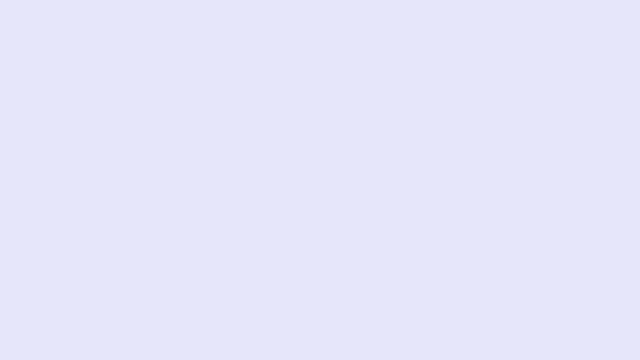
Frame 1 (no input)
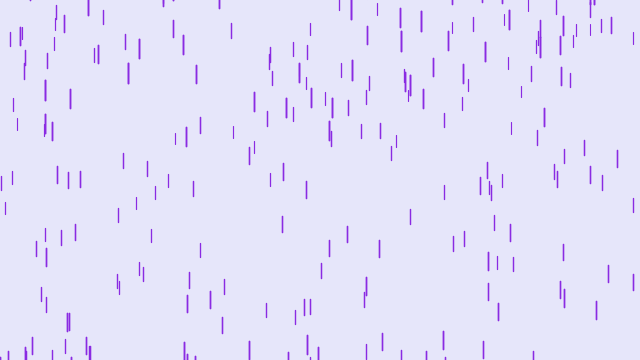
Frame 60 (the mouse pressed at the canvas centre just before this capture)
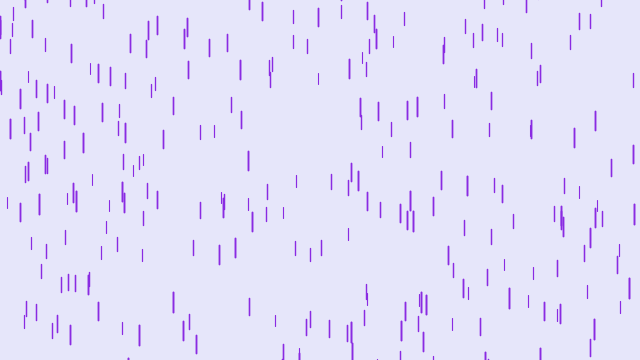
Frame 120 (the mouse held since frame 60 and released just before this capture)

The Processing sketch that drew these frames (run headless with seeded random() and noise(); from frame 60 on, the mouse is pressed at the canvas centre):

// Processing sketch: PurpleRain
// ── PurpleRain.pde
// purple rain
// (138, 43, 226);
// (230, 230, 250);

Drop[] drops = new Drop[400];
void setup() {
  size(640, 360);
  for(int i = 0; i< drops.length; i++) {
    drops[i] = new Drop();
  }
}

void draw() {
  background(230, 230, 250);
  for(int i = 0; i< drops.length; i++) {
    drops[i].fall();
    drops[i].show();
  }
}
// ── Drop.pde
class Drop {
 float x = random(width);
 float y = random(-500, -50);
 float z = random(0, 20); 
 float len = map(z, 0, 20, 10, 20);
 float yspeed = map(z, 0, 20, 1, 10);
 
 void fall() {
   y = y + yspeed;
   //yspeed = yspeed +0.2;
   float grav = map(z, 0, 20, 0, 0.2);
   yspeed = yspeed + grav;
   
   if(y > height) {
      y = random(-200, -100);
      yspeed = map(z, 0, 20, 1, 10);
   }
 }
 
  void show() {
    float thick = map(z, 0, 20, 1, 2);
    strokeWeight(thick);
    stroke(138, 43, 226);
    line(x, y, x, y + len); 
  }
}
